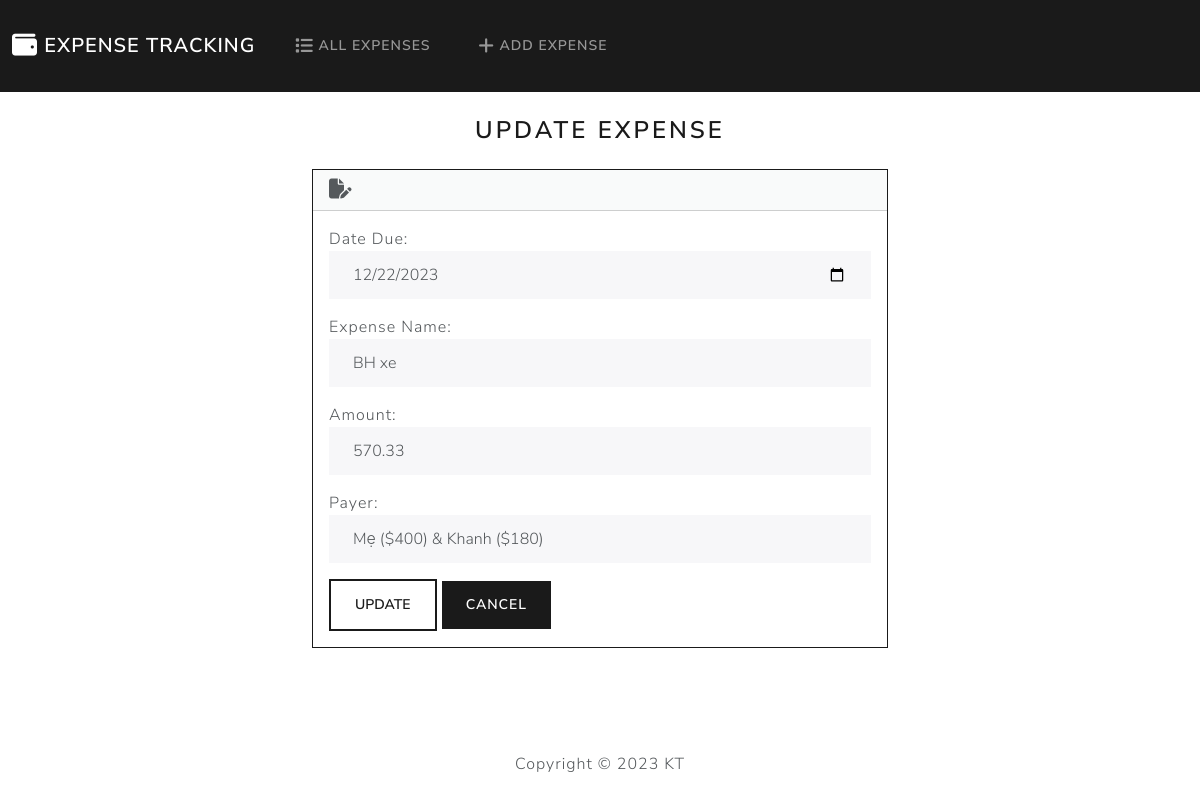
Screenshot of /edit/16 with the database file from the repository.
### expenses/models.py (models this page shows, shortened)
class Expense(models.Model):
    date_logged = models.DateField(auto_now_add=True)
    date_due = models.DateField()
    name = models.CharField(max_length=100)
    amount = models.FloatField()
    payer = models.CharField(max_length=50)
    paid = models.BooleanField(default=False)

### expenses/views.py (the view)
# urls.py: path('edit/<int:id>', views.edit, name='edit'),
def edit(request, id):
    if request.method == "POST":
        expense = Expense.objects.get(pk=id)
        form = ExpenseForm(request.POST, instance=expense)
        if form.is_valid():
            form.save()
            return render(request, 'expenses/edit.html', {
                'form': form,
                'success': True
            })
    else:
        expense = Expense.objects.get(pk=id)
        form = ExpenseForm(instance=expense)
    return render(request, 'expenses/edit.html', {
        'form': form
    })

### expenses/forms.py
class ExpenseForm(forms.ModelForm):
    class Meta:
        model = Expense
        fields = ['date_due', 'name', 'amount', 'payer']
        labels = {
            'date_due': 'Date Due',
            'name': 'Expense Name',
            'amount': 'Amount',
            'payer': 'Payer'
        }
        widgets = {
            'date_due': forms.DateInput(attrs={'type': 'date', 'class': 'form-control'}),
            'amount': forms.NumberInput(attrs={'class': 'form-control'}),
            'name': forms.TextInput(attrs={'class': 'form-control'}),
            'payer': forms.TextInput(attrs={'class': 'form-control'})
        }

### expenses/templates/expenses/edit.html (shortened to what this page needs)
{% extends "expenses/base.html" %}
{% block body %}
    <h3 class="text-center m-4">Update Expense</h3>
    {% if success %}
        <div class="alert alert-success" role="alert">
            Expense updated successfully!
            <a href="{% url 'index' %}" class="alert-link>">Go to Home Page</a>
        </div>
    {% else %}
        <div class="row justify-content-center">
            <div class="col-6">
                <div class="card border-primary mb-3">
                    <div class="card-header">
                        <i class="fa-solid fa-file-pen fa-lg"></i>
                    </div>
                    <div class="card-body">
                        <form action="" method="POST">
                            {{ form.as_p }}
                            <button type="submit" class="btn btn-outline-primary">Update</button>
                            <a href="{% url 'index' %}" class="btn btn-primary">Cancel</a>
                        </form>
                    </div>
                  </div>
            </div>
        </div>
    {% endif %}
{% endblock %}

### rows the page displays
Expense: date_due "12/22/2023", name "BH xe", amount "570.33", payer "Mẹ ($400) & Khanh ($180)"
